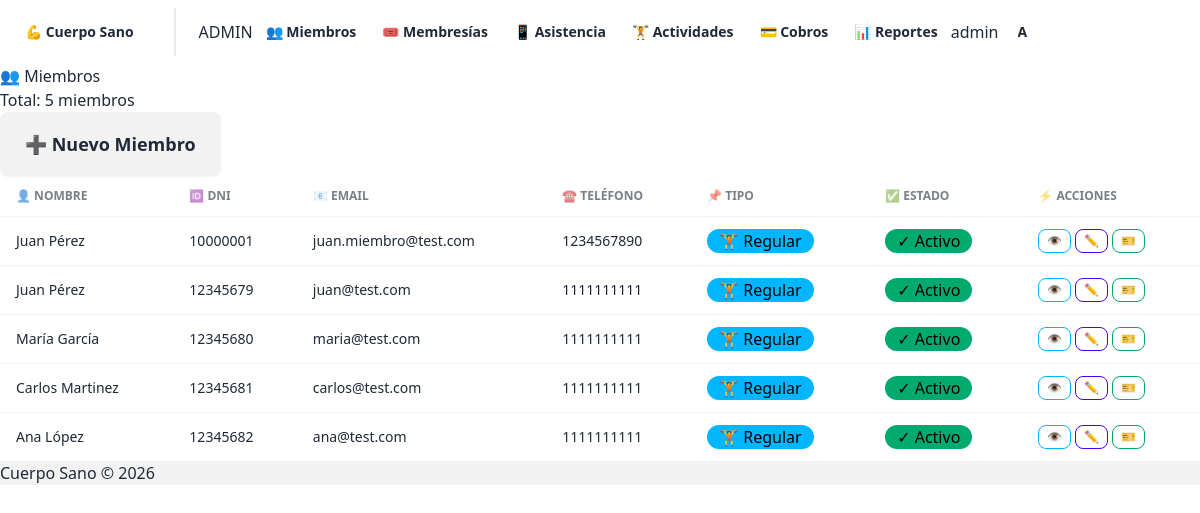
/miembros/ (signed in), run on the app's committed database.
### miembros/models.py (models this page shows, shortened)
class Miembro(models.Model):
    TIPO_CHOICES = [
        ('REGULAR', 'Regular'),
        ('ESTUDIANTE', 'Estudiante'),
        ('MAYOR', 'Persona Mayor'),
    ]
    usuario = models.OneToOneField(User, on_delete=models.SET_NULL, null=True, blank=True, related_name='miembro')
    nombre = models.CharField(max_length=100)
    apellido = models.CharField(max_length=100)
    dni = models.CharField(max_length=15, unique=True)
    email = models.EmailField(blank=True)
    telefono = models.CharField(max_length=20, blank=True)
    foto = CloudinaryField('foto', folder='miembros', blank=True, null=True)
    tipo_miembro = models.CharField(max_length=20, choices=TIPO_CHOICES, default='REGULAR')
    activo = models.BooleanField(default=True)
    fecha_alta = models.DateField(auto_now_add=True)

### miembros/views.py (the view)
# urls.py: path('', views.lista_miembros, name='lista'),
@login_required
def lista_miembros(request):
    if not _puede_ver_miembros(request.user):
        return HttpResponseForbidden('No tienes permiso para ver esta página')
    miembros = Miembro.objects.all().order_by('-fecha_alta')
    context = {
        'miembros': miembros,
        'total': miembros.count(),
    }
    return render(request, 'miembros/lista.html', context)

### miembros/templatetags/custom_tags.py (called while the page is built)
@register.filter
def has_group(user, group_name):
    return user.groups.filter(name=group_name).exists()

### miembros/views.py (called while the page is built)
def _puede_ver_miembros(user):
    return user.groups.filter(name__in=['Admin', 'Recepcion']).exists()

### miembros/templates/miembros/lista.html (shortened to what this page needs)
{% extends 'base.html' %}
{% block content %}
<div class="space-y-6">
    <div class="flex justify-between items-center">
        <div>
            <h1 class="text-4xl font-bold text-gray-800">👥 Miembros</h1>
            <p class="text-gray-600 text-sm mt-1">Total: <span class="font-semibold text-indigo-600">{{ total }} miembros</span></p>
        </div>
        <a href="{% url 'miembros:crear' %}" class="btn btn-lg bg-indigo-600 hover:bg-indigo-700 text-white border-0 shadow-md">
            ➕ Nuevo Miembro
        </a>
    </div>
    {% if miembros %}
    <div class="card bg-white shadow-lg border border-gray-100 rounded-xl overflow-hidden">
        <div class="overflow-x-auto">
            <table class="table w-full text-sm">
                <thead class="bg-gradient-to-r from-indigo-50 to-blue-50 border-b-2 border-indigo-200">
                    <tr>
                        <th class="text-indigo-900 font-bold">👤 NOMBRE</th>
                        <th class="text-indigo-900 font-bold">🆔 DNI</th>
                        <th class="text-indigo-900 font-bold">📧 EMAIL</th>
                        <th class="text-indigo-900 font-bold">☎️ TELÉFONO</th>
                        <th class="text-indigo-900 font-bold">📌 TIPO</th>
                        <th class="text-indigo-900 font-bold">✅ ESTADO</th>
                        <th class="text-indigo-900 font-bold">⚡ ACCIONES</th>
                    </tr>
                </thead>
                <tbody class="divide-y divide-gray-200">
                    {% for miembro in miembros %}
                    <tr class="hover:bg-gray-50 transition-colors">
                        <td class="font-bold text-gray-900">{{ miembro.nombre }} {{ miembro.apellido }}</td>
                        <td class="font-mono text-gray-700">{{ miembro.dni }}</td>
                        <td class="text-gray-600">{{ miembro.email|default:'—' }}</td>
                        <td class="text-gray-600">{{ miembro.telefono|default:'—' }}</td>
                        <td>
                            {% if miembro.tipo_miembro == 'REGULAR' %}
                                <span class="badge badge-lg badge-info text-white font-semibold">🏋️ Regular</span>
                            {% elif miembro.tipo_miembro == 'ESTUDIANTE' %}
                                <span class="badge badge-lg badge-success text-white font-semibold">🎓 Estudiante</span>
                            {% else %}
                                <span class="badge badge-lg badge-warning text-gray-900 font-semibold">⭐ VIP</span>
                            {% endif %}
                        </td>
                        <td>
                            {% if miembro.activo %}
                            <span class="badge badge-lg badge-success gap-1 text-white font-semibold">✓ Activo</span>
                            {% else %}
                            <span class="badge badge-lg badge-ghost gap-1 font-semibold">✗ Inactivo</span>
                            {% endif %}
                        </td>
                        <td class="space-x-1 flex gap-1">
                            <a href="{% url 'miembros:detalle' miembro.pk %}" class="btn btn-xs btn-outline btn-info" title="Ver detalles">👁️</a>
                            <a href="{% url 'miembros:editar' miembro.pk %}" class="btn btn-xs btn-outline btn-primary" title="Editar">✏️</a>
                            <a href="{% url 'miembros:carnet' miembro.pk %}" class="btn btn-xs btn-outline btn-success" title="Ver carnet">🎫</a>
                        </td>
                    </tr>
                    {% endfor %}
                </tbody>
            </table>
        </div>
    </div>
    {% else %}
    <div class="alert alert-info">
        <div>No hay miembros registrados aún. <a href="{% url 'miembros:crear' %}" class="link">Crear el primero</a></div>
    </div>
    {% endif %}
</div>
{% endblock %}

### templates/base.html (shortened to what this page needs)
{% load custom_tags %}<!DOCTYPE html>
<html lang="es">
<head>
    <link href="https://cdn.jsdelivr.net/npm/daisyui@4/dist/full.min.css" rel="stylesheet">
</head>
<body>
    <div class="min-h-screen flex flex-col">
        {% if user.is_authenticated %}
        <nav class="navbar bg-gradient-to-r from-indigo-600 to-blue-600 shadow-lg text-white">
            <div class="flex-1">
                <a href="/" class="btn btn-ghost text-xl font-bold text-white hover:bg-white/10">
                    💪 Cuerpo Sano
                </a>
                {% if user.groups.all|length > 0 %}
                    <div class="divider divider-horizontal mx-2 bg-white/20 h-6"></div>
                    {% if user|has_group:"Admin" %}
                        <span class="text-xs bg-white/20 px-2 py-1 rounded text-white mr-2">ADMIN</span>
                        <a href="{% url 'miembros:lista' %}" class="btn btn-ghost btn-sm text-white hover:bg-white/20">👥 Miembros</a>
                        <a href="{% url 'membresias:lista_tipos' %}" class="btn btn-ghost btn-sm text-white hover:bg-white/20">🎟️ Membresías</a>
                        <a href="{% url 'asistencia:biometrico' %}" class="btn btn-ghost btn-sm text-white hover:bg-white/20">📱 Asistencia</a>
                        <a href="{% url 'actividades:lista' %}" class="btn btn-ghost btn-sm text-white hover:bg-white/20">🏋️ Actividades</a>
                        <a href="{% url 'cobros:lista' %}" class="btn btn-ghost btn-sm text-white hover:bg-white/20">💳 Cobros</a>
                        <a href="{% url 'reportes:asistencias' %}" class="btn btn-ghost btn-sm text-white hover:bg-white/20">📊 Reportes</a>
                    {% endif %}
                {% endif %}
            </div>
            <div class="flex-none gap-4">
                <span class="text-sm font-medium">{{ user.get_full_name|default:user.username }}</span>
                <div class="dropdown dropdown-end">
                    <button class="btn btn-circle btn-ghost avatar placeholder border border-white/30">
                        <div class="bg-white text-indigo-600 w-10 rounded-full flex items-center justify-center font-bold">
                            {{ user.username|first|upper }}
                        </div>
                    </button>
                </div>
            </div>
        </nav>
        {% endif %}
        <main class="flex-1 container mx-auto px-4 py-8">
            {% block content %}{% endblock %}
        </main>
        <footer class="bg-base-200 text-center py-4 text-sm">
            Cuerpo Sano &copy; 2026
        </footer>
    </div>
</body>
</html>

### data on the page
Miembro: nombre "Juan", apellido "Pérez", dni "10000001", email "juan.miembro@test.com", telefono "1234567890", tipo_miembro "🏋️ Regular", activo "✓ Activo"
Miembro: nombre "Juan", apellido "Pérez", dni "12345679", email "juan@test.com", telefono "1111111111", tipo_miembro "🏋️ Regular", activo "✓ Activo"
Miembro: nombre "María", apellido "García", dni "12345680", email "maria@test.com", telefono "1111111111", tipo_miembro "🏋️ Regular", activo "✓ Activo"
Miembro: nombre "Carlos", apellido "Martinez", dni "12345681", email "carlos@test.com", telefono "1111111111", tipo_miembro "🏋️ Regular", activo "✓ Activo"
Miembro: nombre "Ana", apellido "López", dni "12345682", email "ana@test.com", telefono "1111111111", tipo_miembro "🏋️ Regular", activo "✓ Activo"

### other printed values
{{ user.get_full_name|default:user.username }} "admin"
{{ total }} "5"
